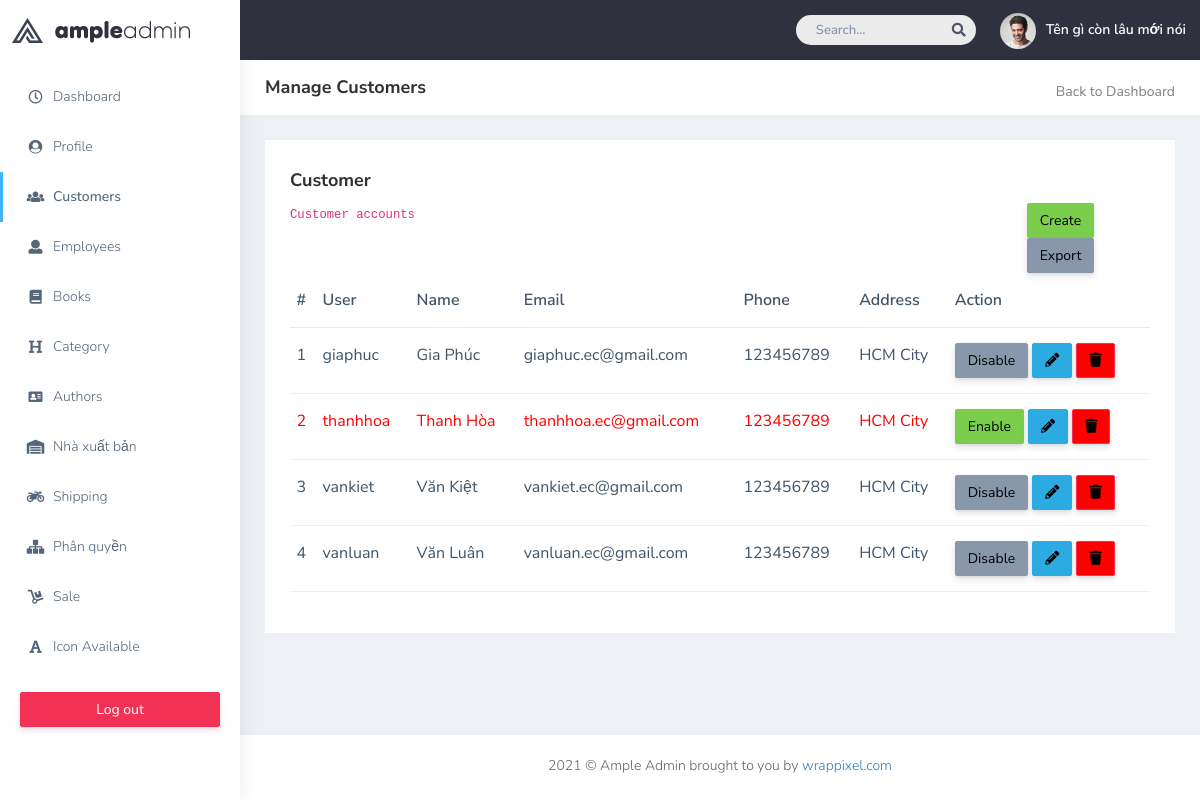
The app's page /admin/templates/manage_customers.php (signed in) with its own data.
### tables this page shows
CREATE TABLE `chuc_nang` (
  `id_chuc_nang` varchar(10) NOT NULL,
  `ten_chuc_nang` varchar(50) NOT NULL,
  `mo_ta` varchar(100) NOT NULL,
  `icon` varchar(50) NOT NULL,
  `file` varchar(30) NOT NULL
);

CREATE TABLE `nguoi_dung` (
  `tai_khoan` varchar(20) NOT NULL,
  `mat_khau` varchar(20) NOT NULL,
  `email` varchar(50) NOT NULL,
  `ho_ten` varchar(50) NOT NULL,
  `dia_chi` varchar(50) NOT NULL,
  `so_dien_thoai` int(10) NOT NULL,
  `tinh_trang_tai_khoan` tinyint(1) NOT NULL,
  `id_quyen` varchar(10) NOT NULL
);

### admin/class/menu.php (called while the page is built)
<?php
class menu
{
    public function getMenu($role)
    {
        include_once("connect_db.php");
        $conn = new connect_db();
        $query = "select chuc_nang.* from chi_tiet_quyen_chuc_nang as phan_quyen, chuc_nang where id_quyen = '$role' and phan_quyen.id_chuc_nang = chuc_nang.id_chuc_nang order by phan_quyen.id_chuc_nang";
        $data = $conn->select($query);
        if (mysqli_num_rows($data)==0) {
            $menu = array();
        } else {
            while ($row = mysqli_fetch_array($data)) {
                $menu[] = array(
                    "Id" => $row["id_chuc_nang"],
                    "Name" => $row["ten_chuc_nang"],
                    "Description" => $row["mo_ta"],
                    "Icon" => $row["icon"],
                    "File" => $row["file"]
                );
            }
        }
        return $menu;
    }
}

### admin/class/connect_db.php (called while the page is built, shortened)
<?php
class connect_db
{
    protected $host;
    protected $password;
    protected $username;
    protected $database;
    public function __construct() {
        $this->database = 'localhost';
        $this->username = 'root';
        $this->password = '';
        $this->database = 'book_store_online';
    }
    public function select($query) {
        if (!$conn = mysqli_connect($this->host,$this->username,$this->password,$this->database)) {
            echo "Connect failed !";
        }
        if (!($res = mysqli_query($conn, $query))) {
            echo "Error : Failed when executed query !";
        }
        return $res;
    }
}

### admin/class/account.php (called while the page is built, shortened)
<?php
class account
{
    public function customerAccounts()
    {
        include_once("connect_db.php");
        $conn = new connect_db();
        $query = "select * from nguoi_dung where id_quyen = 1 order by tai_khoan";
        $data = $conn->select($query);
        if (mysqli_num_rows($data)==0) {
            $customer = array();
        } else {
            while ($row = mysqli_fetch_array($data)) {
                $customer[] = array(
                    "User" => $row["tai_khoan"],
                    "Password" => $row["mat_khau"],
                    "Email" => $row["email"],
                    "Name" => $row["ho_ten"],
                    "Address" => $row["dia_chi"],
                    "Phone" => $row["so_dien_thoai"],
                    "Status" => $row["tinh_trang_tai_khoan"],
                    "Permission" => $row["id_quyen"]
                );
            }
        }
        return $customer;
    }
}

### admin/templates/manage_customers.php (the view, shortened to what this page needs)
<!DOCTYPE html>
<html dir="ltr" lang="en">
<head>
   <link href="../static/css/style.min.css" rel="stylesheet">
</head>
<body>
    <div id="main-wrapper" data-layout="vertical" data-navbarbg="skin5" data-sidebartype="full"
        data-sidebar-position="absolute" data-header-position="absolute" data-boxed-layout="full">
        <?php
        include_once("header.php");
        ?>
        <?php
            include_once("sidebarnav.php");
        ?>
        <div class="page-wrapper">
            <div class="page-breadcrumb bg-white">
                <div class="row align-items-center">
                    <div class="col-lg-3 col-md-4 col-sm-4 col-xs-12">
                        <h4 class="page-title">Manage Customers</h4>
                    </div>
                    <div class="col-lg-9 col-sm-8 col-md-8 col-xs-12">
                        <div class="d-md-flex">
                            <ol class="breadcrumb ms-auto">
                                <li><a href="index.php" class="fw-normal">Back to Dashboard</a></li>
                            </ol>
                        </div>
                    </div>
                </div>
            </div>
            <div class="container-fluid">
                <div class="row">
                    <div class="col-sm-12">
                        <div class="white-box">
                            <h3 class="box-title">Customer</h3>
                            <div class="row">
                                <p class="text-muted col-sm-10"><code>Customer accounts</code></p>
                                <div class="col-md-2">
                                    <button id="create-btn" type="button" class="btn btn-success" data-bs-toggle="modal" data-bs-target="#exampleModal">Create</button>
                                    <button type="button" class="btn btn-secondary">Export</button>
                                </div>
                            </div>
                            <div class="table-responsive">
                                <table class="table text-nowrap">
                                    <thead>
                                        <tr>
                                            <th class="border-top-0">#</th>
                                            <th class="border-top-0">User</th>
                                            <th class="border-top-0">Name</th>
                                            <th class="border-top-0">Email</th>
                                            <th class="border-top-0">Phone</th>
                                            <th class="border-top-0">Address</th>
                                            <th class="border-top-0">Action</th>
                                        </tr>
                                    </thead>
                                    <tbody>
                                    <?php
                                        include_once("../class/account.php");
                                        $accountModel = new account();
                                        $data = $accountModel->customerAccounts();
                                        $count = 1;
                                        foreach ($data as $key=>$val) {
                                            if ($val["Status"] == 0) {
                                                $render = "<tr cs='0' style='color:red'>";
                                                $actionBtn = "<button f='status' type='button' class='btn btn-success'>Enable</button>
                                                            <button f='edit' type='button' class='btn btn-info'><i class='fas fa-pencil-alt'></i></button>
                                                            <button f='delete' type='button' class='btn btn-danger' style='background: red'><i class='fas fa-trash'></i></button>";
                                            } else {
                                                $render = "<tr cs='1'>";
                                                $actionBtn = "<button f='status' type='button' class='btn btn-secondary'>Disable</button>
                                                            <button f='edit' type='button' class='btn btn-info'><i class='fas fa-pencil-alt'></i></button>
                                                            <button f='delete' type='button' class='btn btn-danger' style='background: red'><i class='fas fa-trash'></i></button>";
                                            }
                                            $render .=  "
                                                    <td>$count</td>
                                                    <td>".$val["User"]."</td>
                                                    <td>".$val["Name"]."</td>
                                                    <td>".$val["Email"]."</td>
                                                    <td>".$val["Phone"]."</td>
                                                    <td>".$val["Address"]."</td>
                                                    <td>$actionBtn</td>
                                                </tr>";
                                            echo $render;
                                            $count++;
                                        }
                                    ?>
                                    </tbody>
                                </table>
                            </div>
                        </div>
                    </div>
                </div>
            </div>
            <footer class="footer text-center"> 2021 © Ample Admin brought to you by <a
                    href="https://www.wrappixel.com/">wrappixel.com</a>
            </footer>
        </div>
    </div>
</body>
</html>

### admin/templates/sidebarnav.php
<aside class="left-sidebar" data-sidebarbg="skin6">
    <div class="scroll-sidebar">
        <nav class="sidebar-nav">
            <ul id="sidebarnav">
                <?php
                include_once("../class/menu.php");
                $menuModel = new menu();
                $data = $menuModel->getMenu($_SESSION['user']['Permission']);
                $flag = true;
                foreach ($data as $key=>$val) {
                    $render = "<li class='sidebar-item ";
                    if ($flag) {
                        $render .= "pt-2'>";
                        $flag = false;
                    } else $render .= "'>";
                    $render .= "
                                <a class='sidebar-link waves-effect waves-dark sidebar-link' href='{$val['File']}'
                                       aria-expanded='false'>
                                        <i class='{$val['Icon']}' aria-hidden='true'></i>
                                        <span class='hide-menu'>{$val['Name']}</span>
                                    </a>
                            </li>
                            ";
                    echo $render;
                }
                ?>
                <li class="text-center p-20 upgrade-btn">
                    <a href="../handle/handle_login.php?username=<?php echo $_SESSION['user']['User'] ?>&logout=logout  "
                       class="btn d-grid btn-danger text-white" >
                        Log out</a>
                </li>
            </ul>
        </nav>
    </div>
</aside>

### records on screen
chuc_nang: ten_chuc_nang "Dashboard"
chuc_nang: ten_chuc_nang "Profile"
chuc_nang: ten_chuc_nang "Customers"
chuc_nang: ten_chuc_nang "Employees"
chuc_nang: ten_chuc_nang "Books"
chuc_nang: ten_chuc_nang "Category"
chuc_nang: ten_chuc_nang "Authors"
chuc_nang: ten_chuc_nang "Nhà xuất bản"
chuc_nang: ten_chuc_nang "Shipping"
chuc_nang: ten_chuc_nang "Phân quyền"
chuc_nang: ten_chuc_nang "Sale"
chuc_nang: ten_chuc_nang "Icon Available"
nguoi_dung: tai_khoan "giaphuc", ho_ten "Gia Phúc", email "giaphuc.ec@gmail.com", so_dien_thoai "123456789", dia_chi "HCM City", shows "Disable"
nguoi_dung: tai_khoan "thanhhoa", ho_ten "Thanh Hòa", email "thanhhoa.ec@gmail.com", so_dien_thoai "123456789", dia_chi "HCM City", tinh_trang_tai_khoan "Enable"
nguoi_dung: tai_khoan "vankiet", ho_ten "Văn Kiệt", email "vankiet.ec@gmail.com", so_dien_thoai "123456789", dia_chi "HCM City", tinh_trang_tai_khoan "Disable"
nguoi_dung: tai_khoan "vanluan", ho_ten "Văn Luân", email "vanluan.ec@gmail.com", so_dien_thoai "123456789", dia_chi "HCM City", tinh_trang_tai_khoan "Disable"

### other values on screen
$_SESSION['user']['Name'] "Tên gì còn lâu mới nói"
